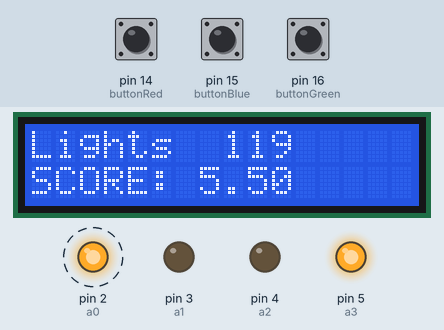
This sketch was run on a simulated Arduino Uno, built with avr-gcc and run on an emulated ATmega328P. Parts: 16×2 character LCD, output pins drawn as LEDs (lit = HIGH). Dashed ring = blinking. Inputs (shaded band) come from the test bench; at power-on: pin 14 (buttonRed) HIGH, pin 16 (buttonGreen) HIGH, pin 15 (buttonBlue) HIGH. Random numbers use the default seed unless the sketch sets one; pins used as bus, display or sensor lines are not drawn.

Above: at 1.6 s.
1.7 s: pin 14 (buttonRed) pulled LOW for 1 s
At 1.88 s:
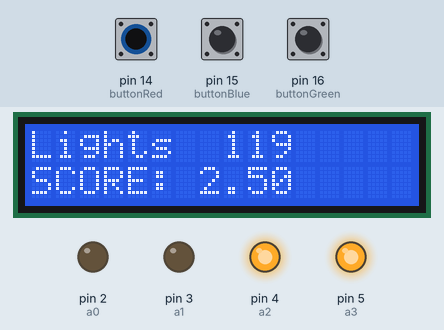
3.3 s: pin 16 (buttonGreen) pulled LOW for 1 s
At 3.94 s:
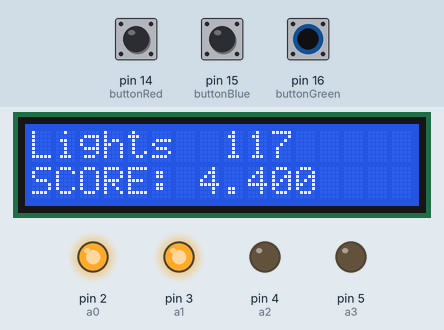
4.9 s: pin 15 (buttonBlue) pulled LOW for 1 s
At 5.94 s:
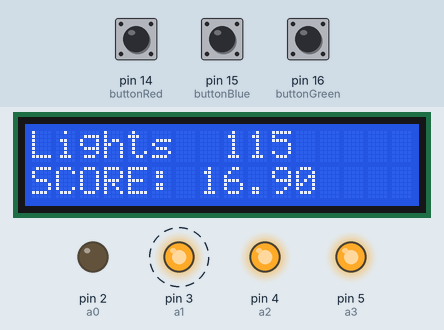
6.5 s: pin 14 (buttonRed) pulled LOW for 3.2 s
10.3 s: pin 15 (buttonBlue) pulled LOW for 1 s
11.9 s: pin 16 (buttonGreen) pulled LOW for 1 s
At 13.96 s:
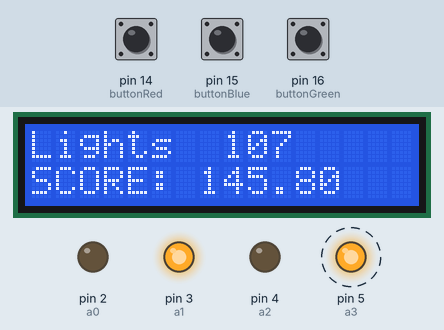
Timing chart, 0 to 14.5 s (numbered marks = the images above; inputs shaded):
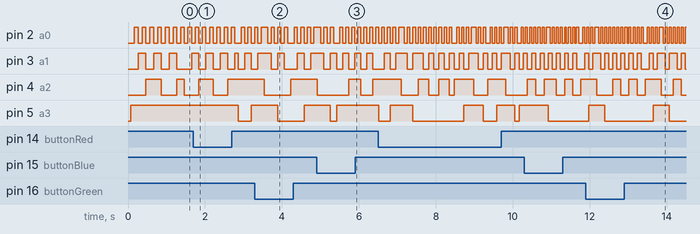

The sketch:

Rockband.ino
```cpp
/*
* This is a game that tests your reflexes. As the lights cascade down the matrices,
* push the appropriate button to bring your score up. You have two minutes.
*/

// Variables
// these four are the addressing lines for the multiplexers.
int a0 = 2;
int a1 = 3;
int a2 = 4;
int a3 = 5;

// enabler pins on the multiplexers. When one of these are set to low,
// the addressing lines get sent to that multiplexer
int mux1 = 9;
int mux2 = 10;
int mux3 = 11;

// These are the pinouts for the columns
int col[] = { 6, 7, 8 };

// These are activator switches
int active = 0;
int enabler = 0;

// The score and speed modifiers
double score = 0.0;
double scoreMulti = 1;
double dropSpeed = 100;

// the button states
int redState = 0;
int blueState = 0;
int greenState = 0;

// the button pinouts
const int buttonRed = 14;
const int buttonBlue = 15;
const int buttonGreen = 16;

// these are boolean values for the active column colour
bool r = false;
bool b = false;
bool g = false;

// this is to check the active row
int activeRow = 0;

int time = 120;

// LCD Header Library
#include <LiquidCrystal.h>

// initialize the library with the numbers of the interface pins
LiquidCrystal lcd(13, 12, 19, 18, 17, 1);

// Setup method.
void setup()
{
    // set up the initial LCD display
    lcd.begin(16, 2);
    lcd.print("Lights");
    lcd.setCursor(0, 1);
    lcd.print("SCORE: ");
    lcd.setCursor(7, 1);
    lcd.print(score);
    // assign the addressing lines and enabler pins on the multiplexers as output.
    pinMode(a0, OUTPUT);
    pinMode(a1, OUTPUT);
    pinMode(a2, OUTPUT);
    pinMode(a3, OUTPUT);
    pinMode(mux1, OUTPUT);
    pinMode(mux2, OUTPUT);
    pinMode(mux3, OUTPUT);

    // set the buttons input type.
    pinMode(buttonRed, INPUT_PULLUP);
    pinMode(buttonBlue, INPUT_PULLUP);
    pinMode(buttonGreen, INPUT_PULLUP);

    // initialize the columns.
    pinMode(col[0], OUTPUT);
    pinMode(col[1], OUTPUT);
    pinMode(col[2], OUTPUT);

    // uncomment the next line for debugging purposes.
    // Serial.begin(9600);
}

// When the green button is high
void greenBtn()
{
    int timeLeft= time - (millis()/1000);
    lcd.setCursor(8,0);
    lcd.print(timeLeft);
    if(timeLeft<100){
    lcd.setCursor(10,0);
      lcd.print("  ");
    }
    if(timeLeft<10){
    lcd.setCursor(9,0);
      lcd.print("  ");
    }
    greenState = digitalRead(buttonGreen);
    if (greenState == HIGH && g == true) {
	CheckBtn(3);
	greenState = LOW;
    } else if (greenState == LOW && activeRow == 8) {
	CheckBtn(0);
    }
    if (greenState == HIGH && g == false) {
	CheckBtn(0);
	greenState = LOW;
    }
}

// When the blue button is high
void blueBtn()
{
    int timeLeft= time - (millis()/1000);
    lcd.setCursor(8,0);
    lcd.print(timeLeft);
    if(timeLeft<100){
    lcd.setCursor(10,0);
      lcd.print("  ");
    }
    if(timeLeft<10){
    lcd.setCursor(9,0);
      lcd.print("  ");
    }
    blueState = digitalRead(buttonBlue);
    if (blueState == HIGH && b == true) {
	CheckBtn(2);
	blueState = LOW;
    } else if (blueState == LOW && activeRow == 8) {
	CheckBtn(0);
    }
    if (blueState == HIGH && b == false) {
	CheckBtn(0);
	blueState = LOW;
    }
}

// When the red button is high
void redBtn()
{
    int timeLeft= time - (millis()/1000);
    lcd.setCursor(8,0);
    lcd.print(timeLeft);
    if(timeLeft<100){
    lcd.setCursor(10,0);
      lcd.print("  ");
    }
    if(timeLeft<10){
    lcd.setCursor(9,0);
      lcd.print("  ");
    }
    redState = digitalRead(buttonRed);
    if (redState == HIGH && r == true) {
	CheckBtn(1);
	redState = LOW;
    } else if (redState == LOW && activeRow == 8) {
	CheckBtn(0);
    }
    if (redState == HIGH && r == false) {
	CheckBtn(0);
	redState = LOW;
    }
}

// decide whether to raise or lower the score.
void CheckBtn(int colour)
{
    if (enabler == 0) {
	if (colour >0 && colour < 4) {
	    raiseScore();
	}
	if (colour == 0) {
	    lowerScore();
	}
    }
}

// raise the score method
void raiseScore()
{
    // raise the score and speed slightly
    if (activeRow == 6 || activeRow == 8) {
	dropSpeed = dropSpeed / 1.08;
	active = 1;
	int dropScore = 100 - dropSpeed;
	scoreMulti += 0.5;
	score += dropScore + (1 * scoreMulti);
	// prevent the score going past 0
	if (score < 0.0) {
	    score = 0.0;
	}
	Serial.print("lower SCORE: ");
	Serial.println(score);
	// update the display
	lcd.setCursor(7, 1);
	lcd.print(score);

	Serial.print(redState);
	Serial.print(greenState);
	Serial.print(blueState);
	// reset the pins
	activeRow = 0;
	enabler = 1;
    }
    // increase speed and score more
    if (activeRow == 7) {
	dropSpeed = dropSpeed / 1.1;
	active = 1;
	int dropScore = 100 - dropSpeed;
	scoreMulti += 0.9;
	score += dropScore + (1 * scoreMulti);
	// prevent the score going past 0
	if (score < 0) {
	    score = 0;
	}
	Serial.print("higher SCORE: ");
	Serial.println(score);
	// update the display
	lcd.setCursor(7, 1);
	lcd.print(score);

	Serial.print(redState);
	Serial.print(greenState);
	Serial.print(blueState);
	// reset the pins
	activeRow = 0;
	enabler = 1;
    }
    else {
	Serial.println("slow");
	score -= 1;
	// prevent the score going past 0
	if (score < 0) {
	    score = 0;
	}
	Serial.print("reduce SCORE: ");
	Serial.print(redState);
	Serial.print(greenState);
	Serial.print(blueState);
	Serial.println(score);
	// update the display
	lcd.setCursor(7, 1);
	lcd.print(score);
	// reset the pins
	activeRow = 0;
	enabler = 1;
    }
}

// if the button isn't pressed at the right time or at all.
void lowerScore()
{
    // based on how fast the drop speed is, lower the speed accordingly
    if (dropSpeed < 10) {
	dropSpeed = dropSpeed * 1.009;
    }
    if (dropSpeed < 20) {
	dropSpeed = dropSpeed * 1.01;
    }
    if (dropSpeed < 30) {
	dropSpeed = dropSpeed * 1.02;
    }
    if (dropSpeed < 40) {
	dropSpeed = dropSpeed * 1.03;
    }
    if (dropSpeed < 50) {
	dropSpeed = dropSpeed * 1.04;
    }
    if (dropSpeed > 100) {
	dropSpeed = 100;
    }
    Serial.println("low slow");
    score -= 1;
    // prevent the score going past 0
    if (score < 0) {
	score = 0;
    }
    Serial.print("low reduce SCORE: ");
    Serial.print(redState);
    Serial.print(greenState);
    Serial.print(blueState);
    Serial.println(score);
    // update the display
    lcd.setCursor(7, 1);
    lcd.print(score);
    // reset the pins
    activeRow = 0;
    enabler = 1;
}

// main loop
void loop()
{
    // run for 2 minutes
    while (millis() < 120000) {
	// choose random number and execute method based on that number
	int rand = random(1, 4);

	if (rand == 1) {
	    setBlue(1);
	}
	if (rand == 2) {
	    setRed(1);
	}
	if (rand == 3) {
	    setGreen(1);
	}
    }
    fastRed();
    fastGreen();
    fastBlue();
}

// set the red
void setRed(int input)
{
    // set Red column
    digitalWrite(col[0], HIGH);
    digitalWrite(col[1], LOW);
    digitalWrite(col[2], LOW);

    while (input < 17) {
	// set the correct multiplexer
	if (input < 9) {

	    digitalWrite(mux1, LOW);
	    digitalWrite(mux2, HIGH);
	    digitalWrite(mux3, HIGH);
	} else {
	    digitalWrite(mux1, HIGH);
	    digitalWrite(mux2, LOW);
	    digitalWrite(mux3, HIGH);
	}
	long beginTime = millis();
	if (input == 1) {
	    r1();
	    enabler = 0;
	}
	if (input == 2) {
	    r2();
	    enabler = 0;
	}
	if (input == 3) {
	    r3();
	    enabler = 0;
	}
	if (input == 4) {
	    r4();
	    enabler = 0;
	}
	if (input == 5) {
	    r5();
	    enabler = 0;
	}
	if (input == 6) {
	    r6();
	    enabler = 0;
	}
	if (input == 7) {
	    r7();
	    enabler = 0;
	}
	if (input == 8) {
	    r8();
	    enabler = 0;
	}
	if (input == 9) {
	    r1();
	    enabler = 0;
	}
	if (input == 10) {
	    r2();
	    enabler = 0;
	}
	if (input == 11) {
	    r3();
	    enabler = 0;
	}
	if (input == 12) {
	    r4();
	    enabler = 0;
	}
	if (input == 13) {
	    r5();
	    enabler = 0;
	}
	if (input == 14 && !active) {
	    activeRow = 6;
	    r6();
	    enabler = 0;
	}
	if (input == 15 && !active) {
	    activeRow = 7;
	    r7();
	    enabler = 0;
	}
	if (input == 16 && !active) {
	    activeRow = 8;
	    r8();
	    enabler = 0;
	}
	// wait and check the buttons
	while ((millis() - beginTime) < dropSpeed) {
	    if (!active) {
		r = true;
		redBtn();
		blueBtn();
		greenBtn();
		r = false;
	    } else {
		input = 17;
	    }
	}
	// increment the light
	input++;
	active = 0;
    }
}

// light whole red row
void fastRed()
{
	long beginTime = millis();
  while ((millis() - beginTime) < 120) {
    // set Red column
    digitalWrite(col[0], HIGH);
    digitalWrite(col[1], LOW);
    digitalWrite(col[2], LOW);

	    digitalWrite(mux1, LOW);
	    digitalWrite(mux2, HIGH);
	    digitalWrite(mux3, HIGH);
	    r1();
	    r2();
	    r3();
	    r4();
	    r5();
	    r6();
	    r7();
	    r8();

	    digitalWrite(mux1, HIGH);
	    digitalWrite(mux2, LOW);
	    digitalWrite(mux3, HIGH);
	    r1();
	    r2();
	    r3();
	    r4();
	    r5();
	    r6();
	    r7();
	    r8();
  }
}

// set the blue
void setBlue(int input)
{
    // set blue column
    digitalWrite(col[0], LOW);
    digitalWrite(col[1], HIGH);
    digitalWrite(col[2], LOW);
    while (input < 17) {
	// set the correct multiplexer
	if (input < 9) {
	    digitalWrite(mux1, LOW);
	    digitalWrite(mux2, HIGH);
	    digitalWrite(mux3, HIGH);
	} else {
	    digitalWrite(mux1, HIGH);
	    digitalWrite(mux2, LOW);
	    digitalWrite(mux3, HIGH);
	}
	long beginTime = millis();
	if (input == 1) {
	    b1();
	    enabler = 0;
	}
	if (input == 2) {
	    b2();
	    enabler = 0;
	}
	if (input == 3) {
	    b3();
	    enabler = 0;
	}
	if (input == 4) {
	    b4();
	    enabler = 0;
	}
	if (input == 5) {
	    b5();
	    enabler = 0;
	}
	if (input == 6) {
	    b6();
	    enabler = 0;
	}
	if (input == 7) {
	    b7();
	    enabler = 0;
	}
	if (input == 8) {
	    b8();
	    enabler = 0;
	}
	if (input == 9) {
	    b1();
	    enabler = 0;
	}
	if (input == 10) {
	    b2();
	    enabler = 0;
	}
	if (input == 11) {
	    b3();
	    enabler = 0;
	}
	if (input == 12) {
	    b4();
	    enabler = 0;
	}
	if (input == 13) {
	    b5();
	    enabler = 0;
	}
	if (input == 14 && !active) {
	    activeRow = 6;
	    b6();
	    enabler = 0;
	}
	if (input == 15 && !active) {
	    b7();
	    activeRow = 7;
	    enabler = 0;
	}
	if (input == 16 && !active) {
	    b8();
	    activeRow = 8;
	    enabler = 0;
	}
	// wait and check the buttons
	while ((millis() - beginTime) < dropSpeed) {
	    if (!active) {
		b = true;
		redBtn();
		blueBtn();
		greenBtn();
		b = false;
	    } else {
		input = 17;
	    }
	}
	// increment the light
	input++;
	active = 0;
    }
}


// light whole blue row
void fastBlue()
{
	long beginTime = millis();
  while ((millis() - beginTime) < 120) {
    // set blue column
    digitalWrite(col[0], LOW);
    digitalWrite(col[1], HIGH);
    digitalWrite(col[2], LOW);

	    digitalWrite(mux1, LOW);
	    digitalWrite(mux2, HIGH);
	    digitalWrite(mux3, HIGH);
	    b1();
	    b2();
	    b3();
	    b4();
	    b5();
	    b6();
	    b7();
	    b8();
	    digitalWrite(mux1, HIGH);
	    digitalWrite(mux2, LOW);
	    digitalWrite(mux3, HIGH);
	    b1();
	    b2();
	    b3();
	    b4();
	    b5();
	    b6();
	    b7();
	    b8();
  }
}

// set the green
void setGreen(int input)
{
    // set the green column
    digitalWrite(col[0], LOW);
    digitalWrite(col[1], LOW);
    digitalWrite(col[2], HIGH);

    while (input < 17) {
	// set the correct multiplexer
	digitalWrite(mux1, HIGH);
	digitalWrite(mux2, HIGH);
	digitalWrite(mux3, LOW);
	long beginTime = millis();
	if (input == 1) {
	    b4();
	    enabler = 0;
	}
	if (input == 2) {
	    b3();
	    enabler = 0;
	}
	if (input == 3) {
	    b2();
	    enabler = 0;
	}
	if (input == 4) {
	    b1();
	    enabler = 0;
	}
	if (input == 5) {
	    r5();
	    enabler = 0;
	}
	if (input == 6) {
	    r6();
	    enabler = 0;
	}
	if (input == 7) {
	    r7();
	    enabler = 0;
	}
	if (input == 8) {
	    r8();
	    enabler = 0;
	}
	if (input == 9) {
	    r4();
	    enabler = 0;
	}
	if (input == 10) {
	    r3();
	    enabler = 0;
	}
	if (input == 11) {
	    r2();
	    enabler = 0;
	}
	if (input == 12) {
	    r1();
	    enabler = 0;
	}
	if (input == 13) {
	    b5();
	    enabler = 0;
	}
	if (input == 14 && !active) {
	    activeRow = 6;
	    b6();
	    enabler = 0;
	}
	if (input == 15 && !active) {
	    b7();
	    activeRow = 7;
	    enabler = 0;
	}
	if (input == 16 && !active) {
	    b8();
	    activeRow = 8;
	    enabler = 0;
	}
	// wait and check the buttons
	while ((millis() - beginTime) < dropSpeed) {
	    if (!active) {
		g = true;
		greenBtn();
		redBtn();
		blueBtn();
		g = false;
	    } else {
		input = 17;
	    }
	}
	// increment the light
	input++;
	active = 0;
    }
}


void fastGreen()
{
	long beginTime = millis();
  while ((millis() - beginTime) < 120) {
    // set the green column
    digitalWrite(col[0], LOW);
    digitalWrite(col[1], LOW);
    digitalWrite(col[2], HIGH);

	// set the correct multiplexer
	digitalWrite(mux1, HIGH);
	digitalWrite(mux2, HIGH);
	digitalWrite(mux3, LOW);
	    b4();
	    b3();
	    b2();
	    b1();
	    r5();
	    r6();
	    r7();
	    r8();
	    r4();
	    r3();
	    r2();
	    r1();
	    b5();
	    b6();
	    b7();
	    b8();
  }
}

// These are all the possible scenarios for the addressing lines
// They are in binary format from 0000 to 1111 in binary, 0 to F in HEX or 0 to 15 in decimal
void r8()
{
    digitalWrite(a0, HIGH);
    digitalWrite(a1, HIGH);
    digitalWrite(a2, HIGH);
    digitalWrite(a3, HIGH);
}

void b1()
{
    digitalWrite(a0, HIGH);
    digitalWrite(a1, HIGH);
    digitalWrite(a2, HIGH);
    digitalWrite(a3, LOW);
}

void r4()
{
    digitalWrite(a0, HIGH);
    digitalWrite(a1, HIGH);
    digitalWrite(a2, LOW);
    digitalWrite(a3, HIGH);
}

void b5()
{
    digitalWrite(a0, HIGH);
    digitalWrite(a1, HIGH);
    digitalWrite(a2, LOW);
    digitalWrite(a3, LOW);
}

void r6()
{
    digitalWrite(a0, HIGH);
    digitalWrite(a1, LOW);
    digitalWrite(a2, HIGH);
    digitalWrite(a3, HIGH);
}

void b3()
{
    digitalWrite(a0, HIGH);
    digitalWrite(a1, LOW);
    digitalWrite(a2, HIGH);
    digitalWrite(a3, LOW);
}

void r2()
{
    digitalWrite(a0, HIGH);
    digitalWrite(a1, LOW);
    digitalWrite(a2, LOW);
    digitalWrite(a3, HIGH);
}

void b7()
{
    digitalWrite(a0, HIGH);
    digitalWrite(a1, LOW);
    digitalWrite(a2, LOW);
    digitalWrite(a3, LOW);
}

void r7()
{
    digitalWrite(a0, LOW);
    digitalWrite(a1, HIGH);
    digitalWrite(a2, HIGH);
    digitalWrite(a3, HIGH);
}

void b2()
{
    digitalWrite(a0, LOW);
    digitalWrite(a1, HIGH);
    digitalWrite(a2, HIGH);
    digitalWrite(a3, LOW);
}

void r3()
{
    digitalWrite(a0, LOW);
    digitalWrite(a1, HIGH);
    digitalWrite(a2, LOW);
    digitalWrite(a3, HIGH);
}

void b6()
{
    digitalWrite(a0, LOW);
    digitalWrite(a1, HIGH);
    digitalWrite(a2, LOW);
    digitalWrite(a3, LOW);
}

void r5()
{
    digitalWrite(a0, LOW);
    digitalWrite(a1, LOW);
    digitalWrite(a2, HIGH);
    digitalWrite(a3, HIGH);
}

void b4()
{
    digitalWrite(a0, LOW);
    digitalWrite(a1, LOW);
    digitalWrite(a2, HIGH);
    digitalWrite(a3, LOW);
}

void r1()
{
    digitalWrite(a0, LOW);
    digitalWrite(a1, LOW);
    digitalWrite(a2, LOW);
    digitalWrite(a3, HIGH);
}

void b8()
{
    digitalWrite(a0, LOW);
    digitalWrite(a1, LOW);
    digitalWrite(a2, LOW);
    digitalWrite(a3, LOW);
}
```
